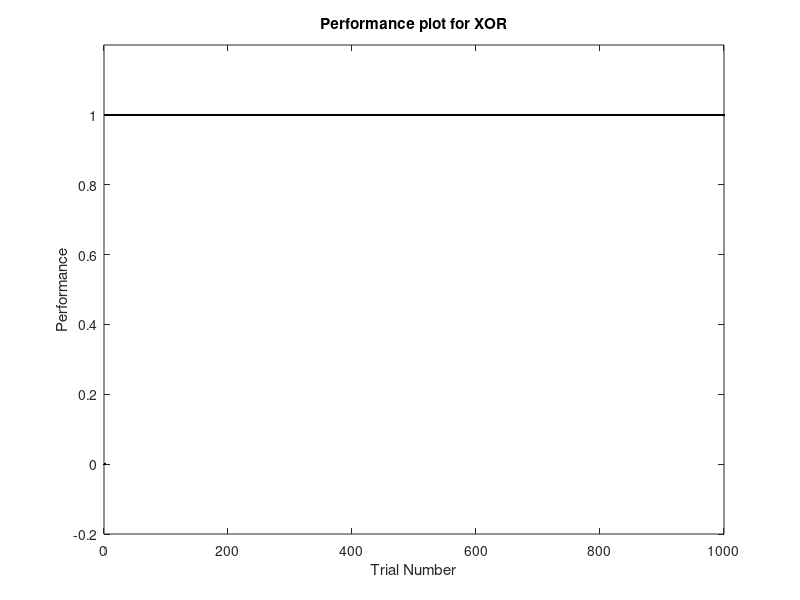

Source code (MATLAB):
eta = 0.1; %learning rate
T = 1000; %iterations

perf = zeros(T,1); %performance plot

w=[0,0,0];

%
%and
for i=1:T
    
    x=[sign(rand()-0.5),sign(rand()-0.5),-1]; %x has random +-1
    if x(1) == 1 && x(2) == 1 %find expected output 
        yt = 1;
    else
        yt = -1;
    end
    y=sign(sum(w.*x)); %actual output
    deltaw1 = eta*(yt-y)*x(1);
    deltaw2 = eta*(yt-y)*x(2);
    deltaw3 = eta*(yt-y)*x(3);
    w(1) = w(1)+deltaw1;
    w(2) = w(2)+deltaw2;
    w(3) = w(3)+deltaw3;
    if y == yt
        perf(i) = 1;
    end
    
end
%}



%or
%{
for i=1:T
    
    x=[sign(rand()-0.5),sign(rand()-0.5),-1]; %x has random +-1
    if x(1) == 1 || x(2) == 1 %find expected output 
        yt = 1;
    else
        yt = -1;
    end
    y=sign(sum(w.*x)); %actual output
    deltaw1 = eta*(yt-y)*x(1);
    deltaw2 = eta*(yt-y)*x(2);
    deltaw3 = eta*(yt-y)*x(3);
    w(1) = w(1)+deltaw1;
    w(2) = w(2)+deltaw2;
    w(3) = w(3)+deltaw3;
    if y == yt
        perf(i) = 1;
    end
    
end
%}

%xor
%{
for i=1:T
    
    x=[sign(rand()-0.5),sign(rand()-0.5),-1]; %x has random +-1
    if (x(1) == 1 && x(2) == -1)  || (x(2) == 1 && x(1) == -1) %find expected output 
        yt = 1;
    else
        yt = -1;
    end
    y=sign(sum(w.*x)); %actual output
    deltaw1 = eta*(yt-y)*x(1);
    deltaw2 = eta*(yt-y)*x(2);
    deltaw3 = eta*(yt-y)*x(3);
    w(1) = w(1)+deltaw1;
    w(2) = w(2)+deltaw2;
    w(3) = w(3)+deltaw3;
    if y == yt
        perf(i) = 1;
    end
    
end
%}


plot(1:T,perf,'.k');    
xlabel('Trial Number');
ylabel('Performance');
title('Performance plot for XOR');
ylim([-0.2 1.2]);




